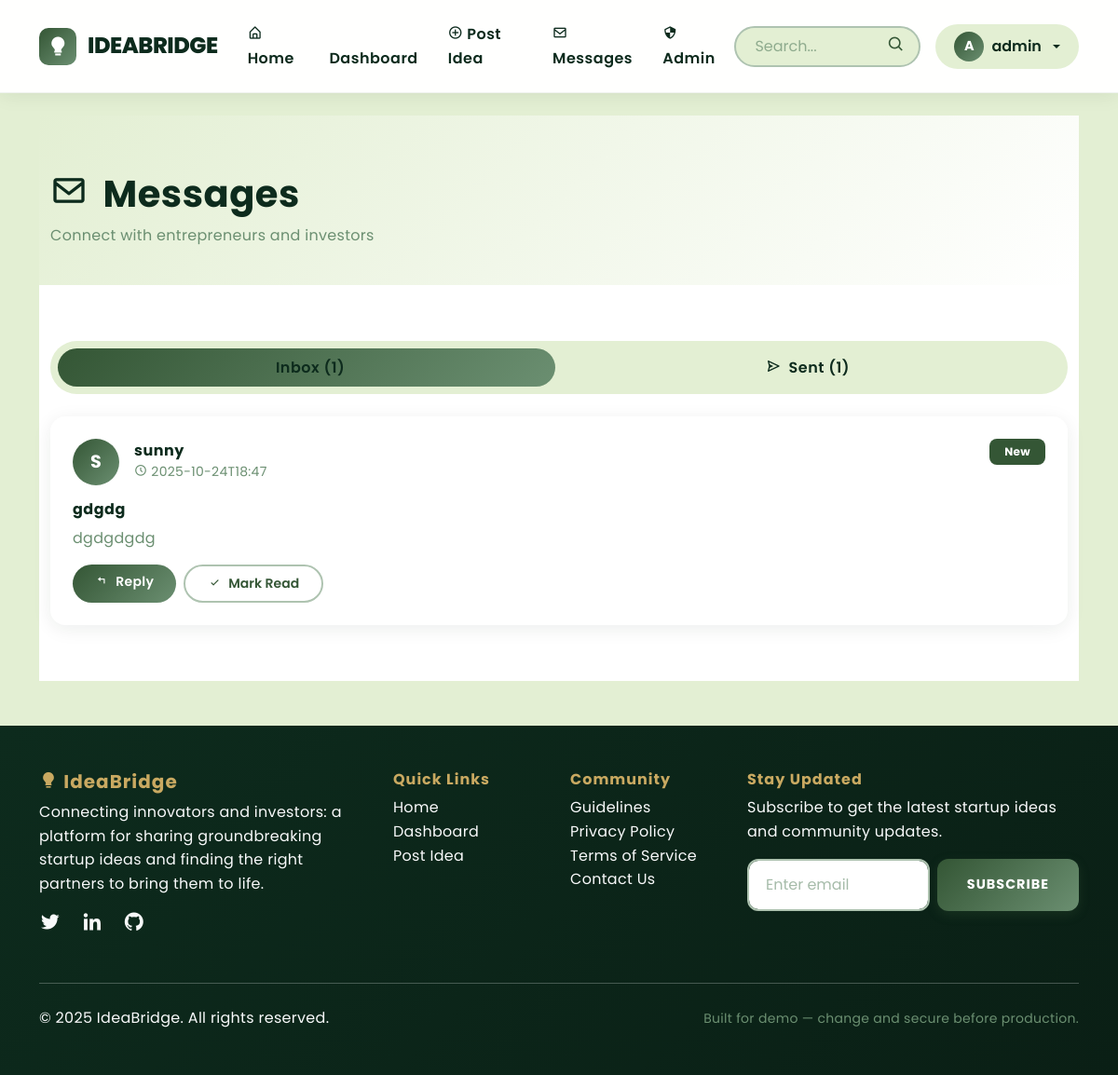
Page /messages (signed in) on the committed database.
### tables this page shows
CREATE TABLE messages (
        id INTEGER PRIMARY KEY AUTOINCREMENT,
        sender_id INTEGER NOT NULL,
        receiver_id INTEGER NOT NULL,
        subject TEXT,
        content TEXT NOT NULL,
        is_read INTEGER DEFAULT 0,
        created_at TEXT NOT NULL,
        FOREIGN KEY(sender_id) REFERENCES users(id) ON DELETE CASCADE,
        FOREIGN KEY(receiver_id) REFERENCES users(id) ON DELETE CASCADE
    );

CREATE TABLE users (id INTEGER PRIMARY KEY AUTOINCREMENT, username TEXT UNIQUE NOT NULL, password_hash TEXT NOT NULL, role TEXT NOT NULL DEFAULT "user", created_at TEXT);

### app.py (the view)
@app.route('/messages')
@login_required
def messages():
    received = query_db('''SELECT m.*, u.username as sender_name
                          FROM messages m
                          JOIN users u ON m.sender_id = u.id
                          WHERE m.receiver_id = ?
                          ORDER BY m.created_at DESC''', [session['user_id']])
    sent = query_db('''SELECT m.*, u.username as receiver_name
                      FROM messages m
                      JOIN users u ON m.receiver_id = u.id
                      WHERE m.sender_id = ?
                      ORDER BY m.created_at DESC''', [session['user_id']])
    return render_template('messages.html', received=received, sent=sent)

### app.py (called while the page is built)
def get_db():
    db = getattr(g, '_database', None)
    if db is None:
        db = g._database = sqlite3.connect(DB_PATH)
        db.row_factory = sqlite3.Row
    return db

@app.teardown_appcontext
def close_connection(exception):
    db = getattr(g, '_database', None)
    if db is not None:
        db.close()

def query_db(query, args=(), one=False):
    cur = get_db().execute(query, args)
    rv = cur.fetchall()
    cur.close()
    return (rv[0] if rv else None) if one else rv

def login_required(f):
    @wraps(f)
    def wrapped(*args, **kwargs):
        if 'user_id' not in session:
            return redirect(url_for('login', next=request.path))
        return f(*args, **kwargs)
    return wrapped

### templates/messages.html (shortened to what this page needs)
{% extends "base.html" %}
{% block content %}
<section style="background: linear-gradient(135deg, #E3EFD3 0%, #ffffff 100%); padding: 60px 0 40px;">
  <div class="container">
    <div class="d-flex justify-content-between align-items-center">
      <div>
        <h1 class="fw-bold mb-2" style="color: #0D2B1D;">
          <i class='bx bx-envelope me-3'></i>Messages
        </h1>
        <p class="text-muted mb-0">Connect with entrepreneurs and investors</p>
      </div>
    </div>
  </div>
</section>
<section style="padding: 60px 0; background: white;">
  <div class="container">
    <div class="row">
      <div class="col-12 mb-4">
        <ul class="nav nav-pills" style="background: #E3EFD3; padding: 8px; border-radius: 50px;">
          <li class="nav-item flex-fill">
            <a class="nav-link active text-center" data-bs-toggle="pill" href="#inbox" style="border-radius: 50px; font-weight: 600;">
              Inbox ({{ received|length }})
            </a>
          </li>
          <li class="nav-item flex-fill">
            <a class="nav-link text-center" data-bs-toggle="pill" href="#sent" style="border-radius: 50px; font-weight: 600;">
              <i class='bx bx-send me-2'></i>Sent ({{ sent|length }})
            </a>
          </li>
        </ul>
      </div>
      <div class="col-12">
        <div class="tab-content">
          <div class="tab-pane fade show active" id="inbox">
            {% if received %}
            <div class="row g-3">
              {% for msg in received %}
              <div class="col-12">
                <div class="card border-0" style="border-radius: 16px; box-shadow: 0 4px 20px rgba(13, 43, 29, 0.08); {% if not msg.is_read %}border-left: 4px solid #345635;{% endif %}">
                  <div class="card-body p-4">
                    <div class="d-flex justify-content-between align-items-start mb-3">
                      <div class="d-flex align-items-center">
                        <div style="width: 50px; height: 50px; border-radius: 50%; background: linear-gradient(135deg, #345635, #6B8F71); display: flex; align-items: center; justify-content: center; margin-right: 16px;">
                          <span class="fw-bold" style="color: white; font-size: 1.2rem;">{{ msg.sender_name[0].upper() }}</span>
                        </div>
                        <div>
                          <h6 class="mb-0 fw-bold" style="color: #0D2B1D;">{{ msg.sender_name }}</h6>
                          <small class="text-muted">
                            <i class='bx bx-time-five me-1'></i>{{ msg.created_at[:16] }}
                          </small>
                        </div>
                      </div>
                      {% if not msg.is_read %}
                      <span class="badge px-3 py-2" style="background: #345635; color: white; border-radius: 8px;">New</span>
                      {% endif %}
                    </div>
                    {% if msg.subject %}
                    <h6 class="fw-bold mb-2" style="color: #0D2B1D;">{{ msg.subject }}</h6>
                    {% endif %}
                    <p class="mb-3" style="color: #6B8F71;">{{ msg.content[:150] }}{% if msg.content|length > 150 %}...{% endif %}</p>
                    <div class="d-flex gap-2">
                      <a href="{{ url_for('send_message', user_id=msg.sender_id) }}" class="btn btn-sm px-4 py-2" style="background: linear-gradient(135deg, #345635, #6B8F71); color: white; border: none; border-radius: 50px; font-weight: 600;">
                        <i class='bx bx-reply me-2'></i>Reply
                      </a>
                      {% if not msg.is_read %}
                      <button onclick="markRead({{ msg.id }})" class="btn btn-sm px-4 py-2" style="background: white; color: #345635; border: 2px solid #AEC3B0; border-radius: 50px; font-weight: 600;">
                        <i class='bx bx-check me-2'></i>Mark Read
                      </button>
                      {% endif %}
                    </div>
                  </div>
                </div>
              </div>
              {% endfor %}
            </div>
            {% else %}
            <div class="text-center py-5">
              <i class='bx bx-inbox' style="font-size: 4rem; color: #AEC3B0;"></i>
              <h4 class="mt-3 mb-2" style="color: #0D2B1D;">No messages yet</h4>
              <p class="text-muted">Your inbox is empty</p>
            </div>
            {% endif %}
          </div>
        </div>
      </div>
    </div>
  </div>
</section>
{% endblock %}

### static/style.css (style rules this page uses)
:root { --emerald-deep: #0D2B1D; --emerald-forest: #345635; --emerald-sage: #6B8F71; --emerald-mint: #AEC3B0; --emerald-cream: #E3EFD3; --gold-accent: #C9A961; }
* { margin: 0; padding: 0; box-sizing: border-box; }
body { font-family: 'Poppins', sans-serif; background-color: var(--emerald-cream); color: var(--emerald-deep); line-height: 1.6; letter-spacing: 0.3px; }
.navbar-brand, .nav-link { color: var(--emerald-deep) !important; font-weight: 600; letter-spacing: 0.5px; transition: all 0.3s ease; }
.card { border: none; border-radius: 16px; box-shadow: 0 8px 24px rgba(13, 43, 29, 0.08); transition: all 0.4s cubic-bezier(0.4, 0, 0.2, 1); background: #ffffff; overflow: hidden; }
.btn { transition: all 0.3s cubic-bezier(0.4, 0, 0.2, 1); }
.text-muted { color: var(--emerald-sage) !important; }
h1, h2, h3, h4, h5, h6 { color: var(--emerald-deep); font-weight: 700; letter-spacing: 0.5px; }
html { scroll-behavior: smooth; }

### templates/messages.html (style rules this page uses)
.nav-pills .nav-link { color: #345635; }
.nav-pills .nav-link.active { background: linear-gradient(135deg, #345635, #6B8F71); color: white; }

### rows in the picture
messages: username "S", sender_name "sunny", created_at "2025-10-24T18:47", is_read "New", subject "gdgdg", content "dgdgdgdg"

### other values in the picture
{{ session.get('username')[0].upper() }} "A"
{{ session.get('username') }} "admin"
{{ received|length }} "1"
{{ sent|length }} "1"
